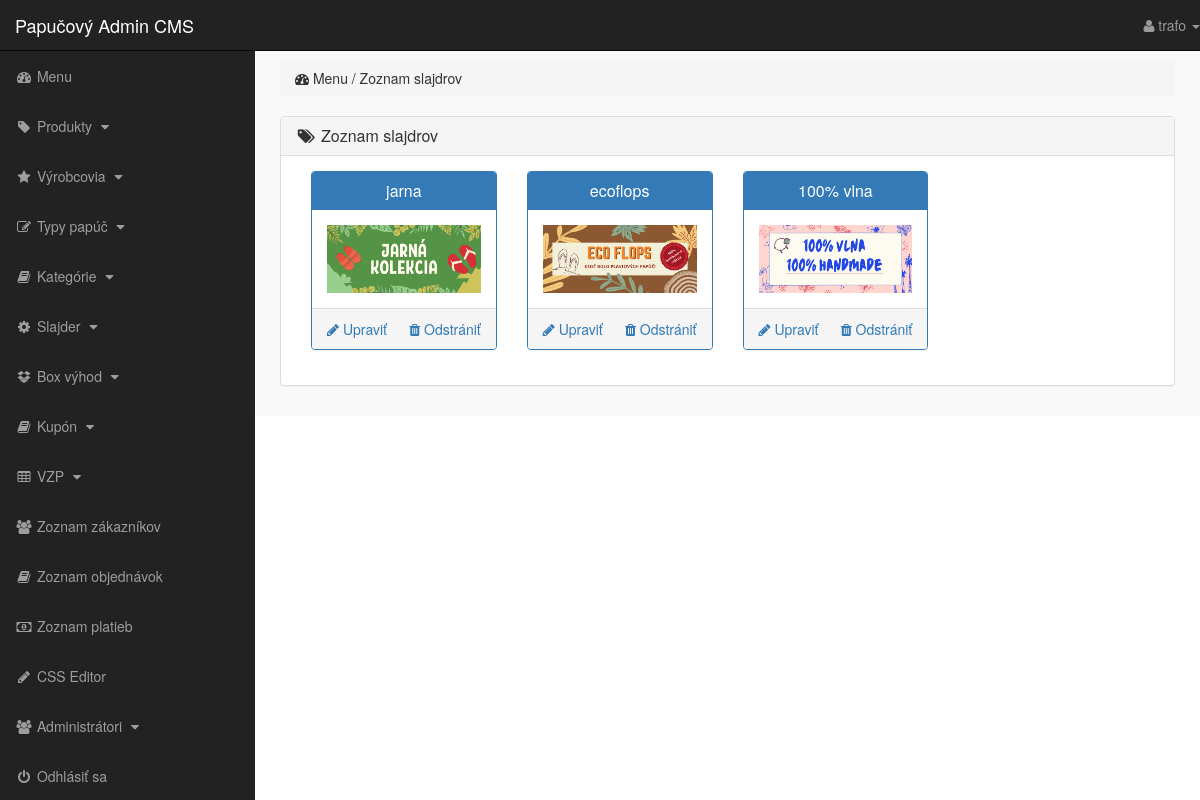
/admin_area/index.php?view_slides (signed in), run on the app's committed database.
### tables this page shows
CREATE TABLE `slider` (
  `slide_id` int(10) NOT NULL AUTO_INCREMENT,
  `slide_name` varchar(255) NOT NULL,
  `slide_image` text NOT NULL,
  `slide_url` varchar(255) NOT NULL,
  PRIMARY KEY (`slide_id`)
);

### admin_area/view_slides.php (the view)
<?php
    if(!isset($_SESSION['admin_email'])){
        echo "<script>window.open('login.php','_self')</script>";
    }else{
?>
<div class="row">
    <div class="col-lg-12">
        <ol class="breadcrumb">
            <li>
                <i class="fa fa-dashboard"></i> Menu / Zoznam slajdrov
            </li>
        </ol>
    </div>
</div>
<div class="row">
    <div class="col-lg-12">
        <div class="panel panel-default">
            <div class="panel-heading">
                <h3 class="panel-title">
                    <i class="fa fa-tags fa-fw"></i> Zoznam slajdrov
                </h3>
            </div>
            <div class="panel-body">
                <?php
                    $get_slides = "select * from slider";
                    $run_slides = mysqli_query($con,$get_slides);
                    while($row_slides=mysqli_fetch_array($run_slides)){
                        $slide_id = $row_slides['slide_id'];
                        $slide_name = $row_slides['slide_name'];
                        $slide_image = $row_slides['slide_image'];
                ?>
                <div class="col-lg-3 col-md-3">
                    <div class="panel panel-primary">
                        <div class="panel-heading">
                            <h3 class="panel-title" align="center">
                                <?php echo $slide_name; ?>
                            </h3>
                        </div>
                        <div class="panel-body">
                            <img src="slides_images/<?php echo $slide_image; ?>" alt="<?php echo $slide_name; ?>" class="img-responsive">
                        </div>
                        <div class="panel-footer">
                            <center>
                                <a href="index.php?delete_slide=<?php echo $slide_id; ?>" class="pull-right">
                                 <i class="fa fa-trash"></i> Odstrániť
                                </a>
                                <a href="index.php?edit_slide=<?php echo $slide_id; ?>" class="pull-left">
                                 <i class="fa fa-pencil"></i> Upraviť
                                </a>
                                <div class="clearfix"></div>
                            </center>
                        </div>
                    </div>
                </div>
                <?php } ?>
            </div>
        </div>
    </div>
</div>
<?php } ?>

### admin_area/index.php (shortened to what this page needs)
<?php
    include("includes/db.php");
    if(!isset($_SESSION['admin_email'])){
        echo "<script>window.open('login.php','_self')</script>";
    }else{
        $admin_session = $_SESSION['admin_email'];
        $get_admin = "select * from admins where admin_email='$admin_session'";
        $run_admin = mysqli_query($con,$get_admin);
        $row_admin = mysqli_fetch_array($run_admin);
        $admin_name = $row_admin['admin_name'];
?>
<!DOCTYPE html>
<html lang="en">
<head>
    <link rel="stylesheet" href="css/bootstrap-337.min.css">
    <link rel="stylesheet" href="font-awsome/css/font-awesome.min.css">
    <link rel="stylesheet" href="css/style.css">
</head>
<body>
    <div id="wrapper">
       <?php include("includes/sidebar.php"); ?>
        <div id="page-wrapper">
            <div class="container-fluid">
                <?php
                    if(isset($_GET['dashboard'])){
                        include("dashboard.php");
                }   if(isset($_GET['insert_product'])){
                        include("insert_product.php");
                }   if(isset($_GET['view_products'])){
                        include("view_products.php");
                }   if(isset($_GET['delete_product'])){
                        include("delete_product.php");
                }   if(isset($_GET['edit_product'])){
                        include("edit_product.php");
                }   if(isset($_GET['insert_p_cat'])){
                        include("insert_p_cat.php");
                }   if(isset($_GET['view_p_cats'])){
                        include("view_p_cats.php");
                }   if(isset($_GET['delete_p_cat'])){
                        include("delete_p_cat.php");
                }   if(isset($_GET['edit_p_cat'])){
                        include("edit_p_cat.php");
                }   if(isset($_GET['insert_cat'])){
                        include("insert_cat.php");
                }   if(isset($_GET['view_cats'])){
                        include("view_cats.php");
                }   if(isset($_GET['edit_cat'])){
                        include("edit_cat.php");
                }   if(isset($_GET['delete_cat'])){
                        include("delete_cat.php");
                }   if(isset($_GET['insert_slide'])){
                        include("insert_slide.php");
                }   if(isset($_GET['view_slides'])){
                        include("view_slides.php");
                }   if(isset($_GET['delete_slide'])){
                        include("delete_slide.php");
                }   if(isset($_GET['edit_slide'])){
                        include("edit_slide.php");
                }   if(isset($_GET['insert_box'])){
                        include("insert_box.php");
                }   if(isset($_GET['view_boxes'])){
                        include("view_boxes.php");
                }   if(isset($_GET['delete_box'])){
                        include("delete_box.php");
                }   if(isset($_GET['edit_box'])){
                        include("edit_box.php");
                }   if(isset($_GET['view_customers'])){
                        include("view_customers.php");
                }   if(isset($_GET['delete_customer'])){
                        include("delete_customer.php");
                }   if(isset($_GET['view_orders'])){
                        include("view_orders.php");
                }   if(isset($_GET['delete_order'])){
                        include("delete_order.php");
                }   if(isset($_GET['view_payments'])){
                        include("view_payments.php");
                }   if(isset($_GET['delete_payment'])){
                        include("delete_payment.php");
                }   if(isset($_GET['view_users'])){
                        include("view_users.php");
                }   if(isset($_GET['delete_user'])){
                        include("delete_user.php");
                }   if(isset($_GET['insert_user'])){
                        include("insert_user.php");
                }   if(isset($_GET['user_profile'])){
                        include("user_profile.php");
                }   if(isset($_GET['insert_terms'])){
                        include("insert_terms.php");
                }   if(isset($_GET['view_terms'])){
                        include("view_terms.php");
                }   if(isset($_GET['delete_term'])){
                        include("delete_term.php");
                }   if(isset($_GET['edit_term'])){
                        include("edit_term.php");
                }   if(isset($_GET['edit_css'])){
                        include("edit_css.php");
                }   if(isset($_GET['insert_manufacturer'])){
                        include("insert_manufacturer.php");
                }   if(isset($_GET['view_manufacturers'])){
                        include("view_manufacturers.php");
                }   if(isset($_GET['delete_manufacturer'])){
                        include("delete_manufacturer.php");
                }   if(isset($_GET['edit_manufacturer'])){
                        include("edit_manufacturer.php");
                }   if(isset($_GET['insert_coupon'])){
                        include("insert_coupon.php");
                }   if(isset($_GET['view_coupons'])){
                        include("view_coupons.php");
                }   if(isset($_GET['delete_coupon'])){
                        include("delete_coupon.php");
                }   if(isset($_GET['edit_coupon'])){
                        include("edit_coupon.php");
                }
                ?>
            </div>
        </div>
    </div>
</body>
</html>
<?php } ?>

### admin_area/includes/sidebar.php (shortened to what this page needs)
<?php
    if(!isset($_SESSION['admin_email'])){
        echo "<script>window.open('login.php','_self')</script>";
    }else{
?>
<nav class="navbar navbar-inverse navbar-fixed-top">
    <div class="navbar-header">
        <a href="index.php?dashboard" class="navbar-brand">Papučový Admin CMS</a>
    </div>
    <ul class="nav navbar-right top-nav">
        <li class="dropdown">
            <a href="#" class="dropdown-toggle" data-toggle="dropdown">
                <i class="fa fa-user"></i> <?php echo $admin_name;  ?> <b class="caret"></b>
            </a>
        </li>
    </ul>
    <div class="collapse navbar-collapse navbar-ex1-collapse">
        <ul class="nav navbar-nav side-nav">
            <li>
                <a href="index.php?dashboard">
                        <i class="fa fa-fw fa-dashboard"></i> Menu
                </a>
            </li>
            <li>
                <a href="#" data-toggle="collapse" data-target="#products">
                        <i class="fa fa-fw fa-tag"></i> Produkty
                        <i class="fa fa-fw fa-caret-down"></i>
                </a>
            </li>
            <li>
                <a href="#" data-toggle="collapse" data-target="#manufacturer">
                        <i class="fa fa-fw fa-star"></i> Výrobcovia
                        <i class="fa fa-fw fa-caret-down"></i>
                </a>
            </li>
            <li>
                <a href="#" data-toggle="collapse" data-target="#p_cat">
                        <i class="fa fa-fw fa-edit"></i> Typy papúč
                        <i class="fa fa-fw fa-caret-down"></i>
                </a>
            </li>
            <li>
                <a href="#" data-toggle="collapse" data-target="#cat">
                        <i class="fa fa-fw fa-book"></i> Kategórie
                        <i class="fa fa-fw fa-caret-down"></i>
                </a>
            </li>
            <li>
                <a href="#" data-toggle="collapse" data-target="#slides">
                        <i class="fa fa-fw fa-gear"></i> Slajder
                        <i class="fa fa-fw fa-caret-down"></i>
                </a>
            </li>
            <li>
                <a href="#" data-toggle="collapse" data-target="#boxes">
                        <i class="fa fa-fw fa-dropbox"></i> Box výhod
                        <i class="fa fa-fw fa-caret-down"></i>
                </a>
            </li>
            <li>
                <a href="#" data-toggle="collapse" data-target="#coupon">
                        <i class="fa fa-fw fa-book"></i> Kupón
                        <i class="fa fa-fw fa-caret-down"></i>
                </a>
            </li>
            <li>
                <a href="#" data-toggle="collapse" data-target="#terms">
                        <i class="fa fa-fw fa-table"></i> VZP
                        <i class="fa fa-fw fa-caret-down"></i>
                </a>
            </li>
            <li>
                <a href="index.php?view_customers">
                    <i class="fa fa-fw fa-users"></i> Zoznam zákazníkov
                </a>
            </li>
            <li>
                <a href="index.php?view_orders">
                    <i class="fa fa-fw fa-book"></i> Zoznam objednávok
                </a>
            </li>
            <li>
                <a href="index.php?view_payments">
                    <i class="fa fa-fw fa-money"></i> Zoznam platieb
                </a>
            </li>
            <li>
                <a href="index.php?edit_css">
                    <i class="fa fa-fw fa-pencil"></i> CSS Editor
                </a>
            </li>
            <li>
                <a href="#" data-toggle="collapse" data-target="#users">
                        <i class="fa fa-fw fa-users"></i> Administrátori
                        <i class="fa fa-fw fa-caret-down"></i>
                </a>
            </li>
            <li>
                <a href="logout.php">
                    <i class="fa fa-fw fa-power-off"></i> Odhlásiť sa
                </a>
            </li>
        </ul>
    </div>
</nav>
<?php } ?>

### admin_area/css/style.css (style rules this page uses)
body { margin-top: 100px; }
#wrapper { padding-left: 0px; }
#page-wrapper { width: 100%; padding: 0; background-color: #f9f9f9; }
@media (min-width: 768px) { body { margin-top: 50px; } }
@media (min-width: 768px) { #wrapper { padding-left: 255px; } }
@media (min-width: 768px) { #page-wrapper { padding: 10px; } }
.top-nav { 0 15px; }
.top-nav>li { float: left; display: inline-block; }
.top-nav>li>a { color: #999999; line-height: 20px; padding-top: 15px; padding-bottom: 15px; }
@media (min-width: 768px) { .side-nav { position: fixed; top: 51px; bottom: 0; width: 255px; overflow-y: auto; overflow-x: hidden; background-color: #222222; padding-bottom: 40px; border-radius: 0; } }
@media (min-width: 768px) { .side-nav>li>a { width: 255px; } }
.panel-body { border-radius: 5px; }

### data on the page
slider: slide_name "jarna", slide_image+slide_name (picture)
slider: slide_name "ecoflops", slide_image+slide_name (picture)
slider: slide_name "100% vlna", slide_image (picture)

### other printed values
$admin_name "trafo"
